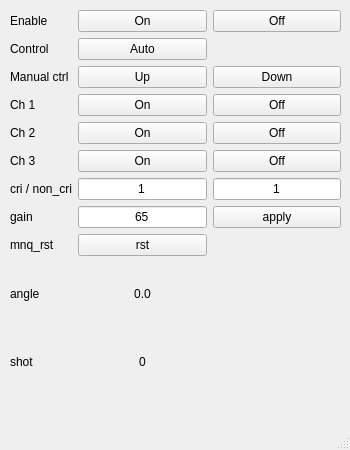
<?xml version="1.0" encoding="UTF-8"?>
<ui version="4.0">
 <class>MainWindow</class>
 <widget class="QMainWindow" name="MainWindow">
  <property name="geometry">
   <rect>
    <x>0</x>
    <y>0</y>
    <width>350</width>
    <height>450</height>
   </rect>
  </property>
  <property name="windowTitle">
   <string>MainWindow</string>
  </property>
  <widget class="QWidget" name="centralwidget">
   <widget class="QWidget" name="gridLayoutWidget">
    <property name="geometry">
     <rect>
      <x>10</x>
      <y>10</y>
      <width>331</width>
      <height>383</height>
     </rect>
    </property>
    <layout class="QGridLayout" name="gridLayout">
     <item row="8" column="1">
      <widget class="QPushButton" name="mnq_rst_btn">
       <property name="text">
        <string>rst</string>
       </property>
      </widget>
     </item>
     <item row="9" column="0">
      <widget class="QLabel" name="angle_label">
       <property name="text">
        <string>angle</string>
       </property>
      </widget>
     </item>
     <item row="3" column="0">
      <widget class="QLabel" name="label_5">
       <property name="text">
        <string>Ch 1</string>
       </property>
      </widget>
     </item>
     <item row="1" column="0">
      <widget class="QLabel" name="label_2">
       <property name="text">
        <string>Control</string>
       </property>
      </widget>
     </item>
     <item row="7" column="2">
      <widget class="QPushButton" name="gain_apply_btn">
       <property name="text">
        <string>apply</string>
       </property>
      </widget>
     </item>
     <item row="0" column="0">
      <widget class="QLabel" name="label">
       <property name="text">
        <string>Enable</string>
       </property>
      </widget>
     </item>
     <item row="5" column="1">
      <widget class="QPushButton" name="ch3_on_btn">
       <property name="text">
        <string>On</string>
       </property>
      </widget>
     </item>
     <item row="5" column="2">
      <widget class="QPushButton" name="ch3_off_btn">
       <property name="text">
        <string>Off</string>
       </property>
      </widget>
     </item>
     <item row="7" column="1">
      <widget class="QLineEdit" name="gain_edit">
       <property name="text">
        <string>65</string>
       </property>
       <property name="alignment">
        <set>Qt::AlignCenter</set>
       </property>
      </widget>
     </item>
     <item row="4" column="2">
      <widget class="QPushButton" name="ch2_off_btn">
       <property name="text">
        <string>Off</string>
       </property>
      </widget>
     </item>
     <item row="6" column="0">
      <widget class="QLabel" name="label_4">
       <property name="text">
        <string>cri / non_cri</string>
       </property>
      </widget>
     </item>
     <item row="8" column="0">
      <widget class="QLabel" name="label_8">
       <property name="text">
        <string>mnq_rst</string>
       </property>
      </widget>
     </item>
     <item row="5" column="0">
      <widget class="QLabel" name="label_7">
       <property name="text">
        <string>Ch 3</string>
       </property>
      </widget>
     </item>
     <item row="9" column="1">
      <widget class="QLabel" name="angle_data">
       <property name="text">
        <string>0.0</string>
       </property>
       <property name="alignment">
        <set>Qt::AlignCenter</set>
       </property>
      </widget>
     </item>
     <item row="3" column="2">
      <widget class="QPushButton" name="ch1_off_btn">
       <property name="text">
        <string>Off</string>
       </property>
      </widget>
     </item>
     <item row="3" column="1">
      <widget class="QPushButton" name="ch1_on_btn">
       <property name="text">
        <string>On</string>
       </property>
      </widget>
     </item>
     <item row="0" column="2">
      <widget class="QPushButton" name="disable_btn">
       <property name="text">
        <string>Off</string>
       </property>
      </widget>
     </item>
     <item row="2" column="1">
      <widget class="QPushButton" name="manual_up_btn">
       <property name="text">
        <string>Up</string>
       </property>
      </widget>
     </item>
     <item row="2" column="2">
      <widget class="QPushButton" name="manual_down_btn">
       <property name="text">
        <string>Down</string>
       </property>
      </widget>
     </item>
     <item row="6" column="1">
      <widget class="QLineEdit" name="cri_edit">
       <property name="text">
        <string>1</string>
       </property>
       <property name="alignment">
        <set>Qt::AlignCenter</set>
       </property>
      </widget>
     </item>
     <item row="4" column="1">
      <widget class="QPushButton" name="ch2_on_btn">
       <property name="text">
        <string>On</string>
       </property>
      </widget>
     </item>
     <item row="4" column="0">
      <widget class="QLabel" name="label_6">
       <property name="text">
        <string>Ch 2</string>
       </property>
      </widget>
     </item>
     <item row="0" column="1">
      <widget class="QPushButton" name="enable_btn">
       <property name="text">
        <string>On</string>
       </property>
      </widget>
     </item>
     <item row="6" column="2">
      <widget class="QLineEdit" name="noncri_edit">
       <property name="text">
        <string>1</string>
       </property>
       <property name="alignment">
        <set>Qt::AlignCenter</set>
       </property>
      </widget>
     </item>
     <item row="7" column="0">
      <widget class="QLabel" name="label_9">
       <property name="text">
        <string>gain</string>
       </property>
      </widget>
     </item>
     <item row="1" column="1">
      <widget class="QPushButton" name="ctrl_auto_btn">
       <property name="text">
        <string>Auto</string>
       </property>
      </widget>
     </item>
     <item row="2" column="0">
      <widget class="QLabel" name="label_3">
       <property name="text">
        <string>Manual ctrl</string>
       </property>
      </widget>
     </item>
     <item row="10" column="0">
      <widget class="QLabel" name="label_10">
       <property name="text">
        <string>shot</string>
       </property>
      </widget>
     </item>
     <item row="10" column="1">
      <widget class="QLabel" name="hit_ch">
       <property name="text">
        <string>0</string>
       </property>
       <property name="alignment">
        <set>Qt::AlignCenter</set>
       </property>
      </widget>
     </item>
    </layout>
   </widget>
  </widget>
  <widget class="QMenuBar" name="menubar">
   <property name="geometry">
    <rect>
     <x>0</x>
     <y>0</y>
     <width>350</width>
     <height>32</height>
    </rect>
   </property>
  </widget>
  <widget class="QStatusBar" name="statusbar"/>
 </widget>
 <resources/>
 <connections/>
</ui>
